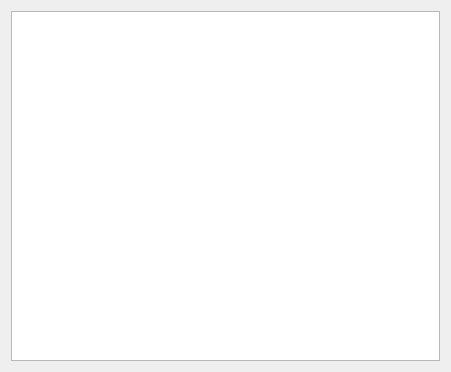
<?xml version="1.0" encoding="UTF-8"?>
<ui version="4.0">
 <class>WidgetTransactions</class>
 <widget class="QWidget" name="WidgetTransactions">
  <property name="geometry">
   <rect>
    <x>0</x>
    <y>0</y>
    <width>451</width>
    <height>372</height>
   </rect>
  </property>
  <property name="windowTitle">
   <string>Form</string>
  </property>
  <layout class="QVBoxLayout" name="verticalLayout">
   <item>
    <widget class="QTableWidget" name="table">
     <property name="contextMenuPolicy">
      <enum>Qt::NoContextMenu</enum>
     </property>
     <property name="editTriggers">
      <set>QAbstractItemView::NoEditTriggers</set>
     </property>
     <property name="sortingEnabled">
      <bool>true</bool>
     </property>
     <attribute name="verticalHeaderVisible">
      <bool>false</bool>
     </attribute>
    </widget>
   </item>
  </layout>
  <action name="actionKill">
   <property name="icon">
    <iconset resource="../icons.qrc">
     <normaloff>:/icons/remove</normaloff>:/icons/remove</iconset>
   </property>
   <property name="text">
    <string>Kill</string>
   </property>
   <property name="toolTip">
    <string>Kill</string>
   </property>
  </action>
  <action name="actionKillWhere">
   <property name="icon">
    <iconset resource="../icons.qrc">
     <normaloff>:/icons/remove</normaloff>:/icons/remove</iconset>
   </property>
   <property name="text">
    <string>Kill %param%</string>
   </property>
   <property name="toolTip">
    <string>Kill</string>
   </property>
  </action>
  <action name="actionKillAll">
   <property name="icon">
    <iconset resource="../icons.qrc">
     <normaloff>:/icons/remove</normaloff>:/icons/remove</iconset>
   </property>
   <property name="text">
    <string>KillAll</string>
   </property>
   <property name="toolTip">
    <string>KillAll</string>
   </property>
  </action>
  <action name="actionFree">
   <property name="icon">
    <iconset resource="../icons.qrc">
     <normaloff>:/icons/autoUpdate</normaloff>:/icons/autoUpdate</iconset>
   </property>
   <property name="text">
    <string>Free</string>
   </property>
   <property name="toolTip">
    <string>Free</string>
   </property>
  </action>
 </widget>
 <resources>
  <include location="../icons.qrc"/>
 </resources>
 <connections/>
</ui>
